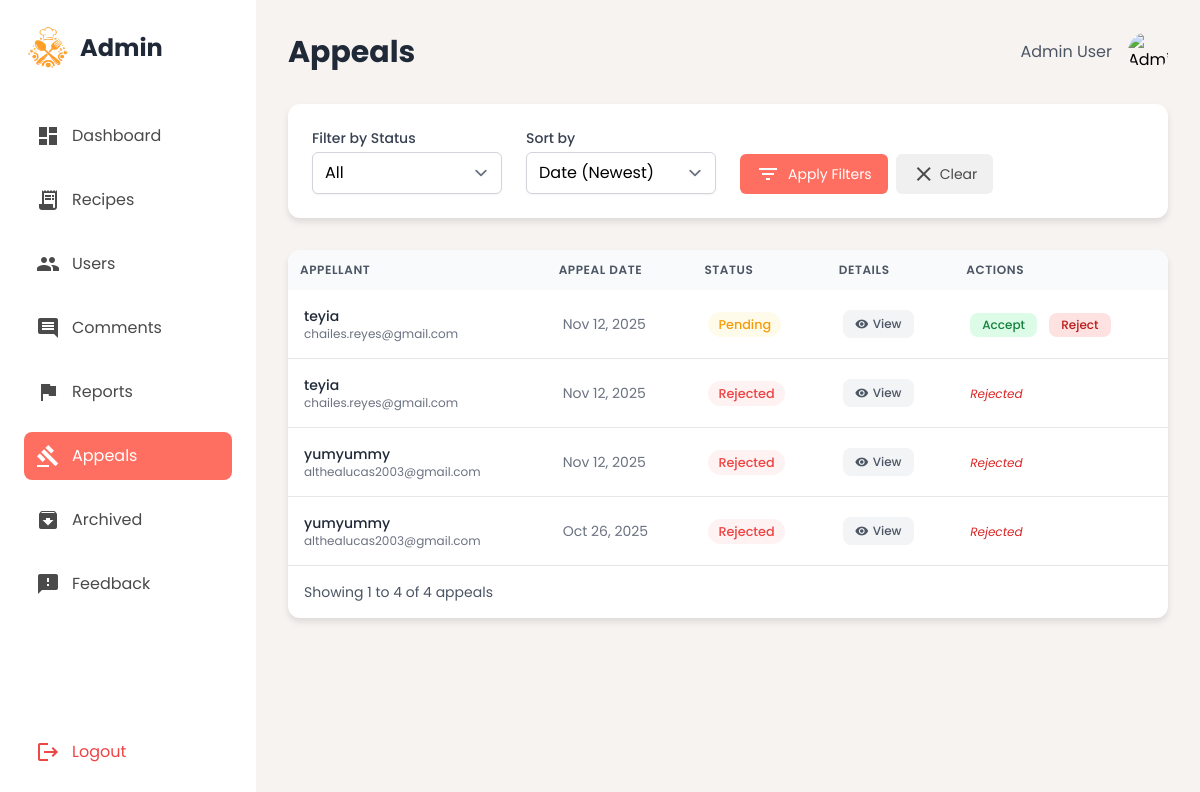
Page /admin_appeals.php on the committed database.
### tables this page shows
CREATE TABLE `appeals` (
  `id` int(11) NOT NULL AUTO_INCREMENT,
  `user_id` int(11) NOT NULL,
  `report_id` int(11) NOT NULL,
  `appeal_message` text NOT NULL,
  `appeal_date` datetime NOT NULL,
  `status` enum('Pending','Approved','Rejected') DEFAULT 'Pending',
  `appeal_proof` varchar(255) DEFAULT NULL,
  PRIMARY KEY (`id`),
  KEY `user_id` (`user_id`),
  CONSTRAINT `appeals_ibfk_1` FOREIGN KEY (`user_id`) REFERENCES `users` (`id`)
);

CREATE TABLE `users` (
  `id` int(11) NOT NULL AUTO_INCREMENT,
  `username` varchar(50) NOT NULL,
  `email` varchar(100) NOT NULL,
  `password` varchar(255) NOT NULL,
  `created_at` timestamp NOT NULL DEFAULT current_timestamp(),
  `role` enum('user','admin') NOT NULL DEFAULT 'user',
  `biography` text DEFAULT NULL,
  `profile_picture` varchar(255) DEFAULT NULL,
  `last_username_change` datetime DEFAULT NULL,
  `total_violations` int(11) DEFAULT 0,
  `accstatus` varchar(50) DEFAULT 'Active',
  `status_updated_at` datetime DEFAULT NULL,
  `is_verified` tinyint(1) DEFAULT 0,
  PRIMARY KEY (`id`),
  UNIQUE KEY `username` (`username`),
  UNIQUE KEY `email` (`email`)
);

### admin_appeals.php (the view, shortened to what this page needs)
<?php
include 'db.php';
$filter_status = isset($_GET['filter_status']) && $_GET['filter_status'] != 'All' ? $_GET['filter_status'] : '';
$sort_by = isset($_GET['sort_by']) ? $_GET['sort_by'] : 'Date (Newest)';
$limit = 5;
$page = isset($_GET['page']) ? max(1, intval($_GET['page'])) : 1;
$offset = ($page - 1) * $limit;
$params = [];
$where_clause = "";
$order_by = "ORDER BY a.appeal_date DESC";
$count_sql = "
    SELECT COUNT(*) as total
    FROM appeals a
    JOIN users u ON a.user_id = u.id
    LEFT JOIN reports r ON a.report_id = r.id
    $where_clause
";
if (!empty($params)) {
    $count_stmt = $conn->prepare($count_sql);
    $count_stmt->bind_param(str_repeat('s', count($params)), ...$params);
    $count_stmt->execute();
    $count_result = $count_stmt->get_result();
} else {
    $count_result = $conn->query($count_sql);
}
$total_appeals = $count_result->fetch_assoc()['total'];
$sql = "
    SELECT
        a.id AS appeal_id,
        a.appeal_message,
        a.appeal_date,
        a.status AS appeal_status,
        a.appeal_proof,
        u.username,
        u.email,
        r.reason AS report_reason,
        r.custom_reason AS report_comment,
        r.status AS report_status,
        r.proof_path AS report_proof,
        r.created_at AS report_date
    FROM appeals a
    JOIN users u ON a.user_id = u.id
    LEFT JOIN reports r ON a.report_id = r.id
    $where_clause
    $order_by
    LIMIT $limit OFFSET $offset
";
if (!empty($params)) {
    $stmt = $conn->prepare($sql);
    $stmt->bind_param(str_repeat('s', count($params)), ...$params);
    $stmt->execute();
    $appeals_result = $stmt->get_result();
} else {
    $appeals_result = $conn->query($sql);
}
$start_item = $total_appeals > 0 ? $offset + 1 : 0;
$end_item = min($offset + $limit, $total_appeals);
?>
<!DOCTYPE html>
<html lang="en">
<head>
<script src="https://cdn.tailwindcss.com?plugins=forms,container-queries"></script>
</head>
<body class="flex h-screen">
<aside class="sidebar w-64 flex-shrink-0 p-6 flex flex-col justify-between">
<div>
<div class="flex items-center mb-10">
<img src="img/logo_new.png" alt="Logo" class="w-12 h-12 mr-2">
<h1 class="text-2xl font-bold text-gray-800">Admin</h1>
</div>
<nav>
<ul>
<li class="mb-4">
<a class="flex items-center p-3 rounded-lg inactive-link hover:bg-gray-100" href="admin.php">
<span class="material-icons mr-3">dashboard</span>
<span>Dashboard</span>
</a>
</li>
<li class="mb-4">
<a class="flex items-center p-3 rounded-lg inactive-link hover:bg-gray-100" href="admin_recipe.php">
<span class="material-icons mr-3">receipt_long</span>
<span>Recipes</span>
</a>
</li>
<li class="mb-4">
<a class="flex items-center p-3 rounded-lg inactive-link hover:bg-gray-100" href="admin_users.php">
<span class="material-icons mr-3">people</span>
<span>Users</span>
</a>
</li>
<li class="mb-4">
<a class="flex items-center p-3 rounded-lg inactive-link hover:bg-gray-100" href="admin_comments.php">
<span class="material-icons mr-3">comment</span>
<span>Comments</span>
</a>
</li>
<li class="mb-4">
<a class="flex items-center p-3 rounded-lg inactive-link" href="admin_reports.php">
<span class="material-icons mr-3">flag</span>
<span>Reports</span>
</a>
</li>
<li class="mb-4">
<a class="flex items-center p-3 rounded-lg active-link" href="admin_appeals.php">
<span class="material-icons mr-3">gavel</span>
<span>Appeals</span>
</a>
</li>
<li class="mb-4">
<a class="flex items-center p-3 rounded-lg inactive-link hover:bg-gray-100" href="admin_archived.php">
<span class="material-icons mr-3">archive</span>
<span>Archived</span>
</a>
</li>
<li class="mb-4">
<a class="flex items-center p-3 rounded-lg inactive-link hover:bg-gray-100" href="admin_feedback.php">
<span class="material-icons mr-3">feedback</span>
<span>Feedback</span>
</a>
</li>
</ul>
</nav>
</div>
<div>
<a class="flex items-center p-3 rounded-lg text-red-500 hover:bg-red-50" href="logout.php">
<span class="material-icons mr-3">logout</span>
<span>Logout</span>
</a>
</div>
</aside>
<main class="main-content flex-1 p-8 overflow-y-auto">
<header class="flex justify-between items-center mb-8">
<h2 class="text-3xl font-bold text-gray-800">Appeals</h2>
<div class="flex items-center">
<span class="mr-4 text-gray-600">Admin User</span>
<img alt="Admin avatar" class="w-10 h-10 rounded-full" src="https://lh3.googleusercontent.com/aida-public/AB6AXuA9Z-yBsYAaeaWkFBB6UcrHuFGwdd_GMeyqKk8UUwvgkXciEDhGc26LGm3V1PEhpM9G--3TUV46vMgDlJ_gbGgwwOotUFFFMH713MIWQui0zFZYqgBSoJ8edc4LnnHVVEN3g7KMwBeI-oSbtFUovjdQ8r2CLGeqzvb3KtbcKEDlDG6CnzbRsFdoDTr7dv-tfCRto2KRbKiK4RUvztUS47_onsq2T_b7qBQ22JrDL4EdLe1pMvi867ixtn6frrtmIHh0YfcLeyZzbdEU"/>
</div>
</header>
<div class="card p-6 mb-8">
<form method="GET" action="" class="grid grid-cols-1 md:grid-cols-2 lg:grid-cols-4 gap-6">
<div>
<label class="block text-sm font-medium text-gray-700 mb-1" for="filter-status">Filter by Status</label>
<select class="w-full rounded-md border-gray-300 shadow-sm focus:border-indigo-300 focus:ring focus:ring-indigo-200 focus:ring-opacity-50"
        id="filter-status" name="filter_status">
<option value="All" <?= !$filter_status ? 'selected' : '' ?>>All</option>
</select>
</div>
<div>
<label class="block text-sm font-medium text-gray-700 mb-1" for="sort-by">Sort by</label>
<select class="w-full rounded-md border-gray-300 shadow-sm focus:border-indigo-300 focus:ring focus:ring-indigo-200 focus:ring-opacity-50"
        id="sort-by" name="sort_by">
<option value="Date (Newest)" <?= $sort_by === 'Date (Newest)' ? 'selected' : '' ?>>Date (Newest)</option>
</select>
</div>
<div class="flex items-end col-span-2 space-x-2">
<button type="submit" class="flex-1 md:flex-none btn-primary py-2 px-4 rounded-md flex items-center text-sm justify-center">
<span class="material-icons mr-2">filter_list</span> Apply Filters
</button>
<button type="button" onclick="clearFilters()" class="btn-secondary py-2 px-4 rounded-md flex text-sm items-center justify-center">
<span class="material-icons mr-1">clear</span> Clear
</button>
</div>
</form>
</div>
<div class="card overflow-x-auto">
<table class="w-full whitespace-nowrap">
<thead class="bg-gray-50">
<tr>
<th class="p-3 text-left text-xs font-semibold text-gray-600 uppercase tracking-wider">Appellant</th>
<th class="p-3 text-left text-xs font-semibold text-gray-600 uppercase tracking-wider">Appeal Date</th>
<th class="p-3 text-left text-xs font-semibold text-gray-600 uppercase tracking-wider">Status</th>
<th class="p-3 text-left text-xs font-semibold text-gray-600 uppercase tracking-wider">Details</th>
<th class="p-3 text-left text-xs font-semibold text-gray-600 uppercase tracking-wider">Actions</th>
</tr>
</thead>
<tbody class="divide-y divide-gray-200">
<?php if ($appeals_result && $appeals_result->num_rows > 0): ?>
    <?php while($appeal = $appeals_result->fetch_assoc()): ?>
<tr class="report-row" data-id="<?php echo $appeal['appeal_id']; ?>">
    <td class="p-4">
        <div>
            <div class="font-medium text-gray-800 text-sm"><?php echo htmlspecialchars($appeal['username']); ?></div>
            <div class="text-xs text-gray-500"><?php echo htmlspecialchars($appeal['email']); ?></div>
        </div>
    </td>
    <td class="p-4 text-sm text-gray-500"><?php echo date('M d, Y', strtotime($appeal['appeal_date'])); ?></td>
    <td class="p-4">
        <?php
            $statusClass = match($appeal['appeal_status']) {
                'Pending' => 'status-pending',
                'Approved' => 'status-approved',
                'Rejected' => 'status-rejected',
                default => 'status-pending'
            };
        ?>
        <span class="<?php echo $statusClass; ?>"><?php echo $appeal['appeal_status']; ?></span>
    </td>
    <td class="p-4">
        <button class="py-1 px-3 rounded-lg bg-gray-100 text-gray-600 font-medium hover:bg-gray-200 text-xs flex items-center view-details-btn"
            data-appeal='<?php echo json_encode($appeal); ?>'>
            <span class="material-icons text-sm mr-1">visibility</span> View
        </button>
    </td>
    <td class="p-4 space-x-2 action-cell">
    <?php if ($appeal['appeal_status'] === 'Pending'): ?>
        <button class="py-1 px-3 rounded-lg bg-green-100 text-green-700 font-medium hover:bg-green-200 text-xs action-btn" data-action="accept">Accept</button>
        <button class="py-1 px-3 rounded-lg bg-red-100 text-red-700 font-medium hover:bg-red-200 text-xs action-btn" data-action="reject">Reject</button>
    <?php elseif ($appeal['appeal_status'] === 'Approved'): ?>
        <span class="text-green-600 text-xs italic">Accepted</span>
    <?php elseif ($appeal['appeal_status'] === 'Rejected'): ?>
        <span class="text-red-600 text-xs italic">Rejected</span>
    <?php endif; ?>
    </td>
</tr>
    <?php endwhile; ?>
<?php else: ?>
<tr>
    <td colspan="5" class="p-6 text-center text-gray-500">No appeals found.</td>
</tr>
<?php endif; ?>
</tbody>
</table>
<div class="p-4 border-t flex flex-col sm:flex-row justify-between items-center space-y-3 sm:space-y-0">
    <div class="flex items-center space-x-2">
        <span class="text-sm text-gray-600">
            Showing <?= $start_item ?> to <?= $end_item ?> of <?= $total_appeals ?> appeals
        </span>
    </div>
</div>
</div>
</main>
</body>
</html>

### admin_appeals.php (style rules this page uses)
body { font-family: 'Poppins', sans-serif; background-color: #f7f3f0; }
.sidebar { background-color: #ffffff; }
.main-content { background-color: #f7f3f0; }
.active-link { background-color: #ff6f61; color: white; }
.inactive-link { color: #4a4a4a; }
.card { background-color: #ffffff; border-radius: 12px; box-shadow: 0 4px 6px rgba(0, 0, 0, 0.1); }
.btn-primary { background-color: #ff6f61; color: white; }
.btn-secondary { background-color: #f0f0f0; color: #4a4a4a; }
.status-pending { background-color: #fffbeb; color: #f59e0b; padding: 4px 10px; border-radius: 9999px; font-size: 0.8rem; font-weight: 500; }
.status-rejected, .action-rejected { background-color: #fef2f2; color: #ef4444; padding: 4px 10px; border-radius: 9999px; font-size: 0.8rem; font-weight: 500; }

### rows in the picture
appeals: user.username "teyia", user.email "chailes.reyes@gmail.com", appeal_date "Nov 12, 2025", status "Pending", shows "Accept"
appeals: user.username "teyia", user.email "chailes.reyes@gmail.com", appeal_date "Nov 12, 2025", status "Rejected"
appeals: user.username "yumyummy", user.email "althealucas2003@gmail.com", appeal_date "Nov 12, 2025", status "Rejected"
appeals: user.username "yumyummy", user.email "althealucas2003@gmail.com", appeal_date "Oct 26, 2025", status "Rejected"

### other values in the picture
$start_item "1"
$end_item "4"
$total_appeals "4"
